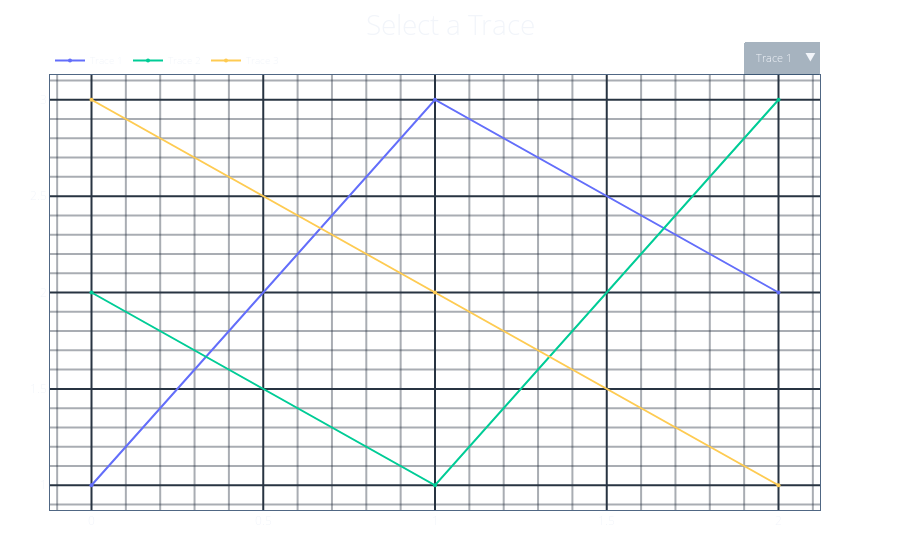

Notebook code for this chart:
### Code cell
go.Figure(
    data=[
        go.Scatter(y=[1, 3, 2], name="Trace 1"),
        go.Scatter(y=[2, 1, 3], name="Trace 2"),
        go.Scatter(y=[3, 2, 1], name="Trace 3"),
    ],
    layout=dict(
        updatemenus=[
            dict(
                type="dropdown",
                direction="down",
                buttons=[
                    dict(
                        label="Trace 1",
                        method="update",
                        args=[
                            {"visible": [True, False, False]},
                            {"title": "Showing Trace 1"},
                        ],
                    ),
                    dict(
                        label="Trace 2",
                        method="update",
                        args=[
                            {"visible": [False, True, False]},
                            {"title": "Showing Trace 2"},
                        ],
                    ),
                    dict(
                        label="Trace 3",
                        method="update",
                        args=[
                            {"visible": [False, False, True]},
                            {"title": "Showing Trace 3"},
                        ],
                    ),
                ],
            )
        ],
        title="Select a Trace",
    ),
)

### Figure 1 — Plotly figure (JSON) as saved in the notebook; plotly's stock layout.template omitted (floating-point values rounded to 4 significant figures)
{"data": [{"name": "Trace 1", "type": "scatter", "y": [1, 3, 2]}, {"name": "Trace 2", "type": "scatter", "y": [2, 1, 3]}, {"name": "Trace 3", "type": "scatter", "y": [3, 2, 1]}], "layout": {"title": {"text": "Select a Trace"}, "updatemenus": [{"buttons": [{"args": [{"visible": [true, false, false]}, {"title": "Showing Trace 1"}], "label": "Trace 1", "method": "update"}, {"args": [{"visible": [false, true, false]}, {"title": "Showing Trace 2"}], "label": "Trace 2", "method": "update"}, {"args": [{"visible": [false, false, true]}, {"title": "Showing Trace 3"}], "label": "Trace 3", "method": "update"}], "direction": "down", "type": "dropdown"}]}}
